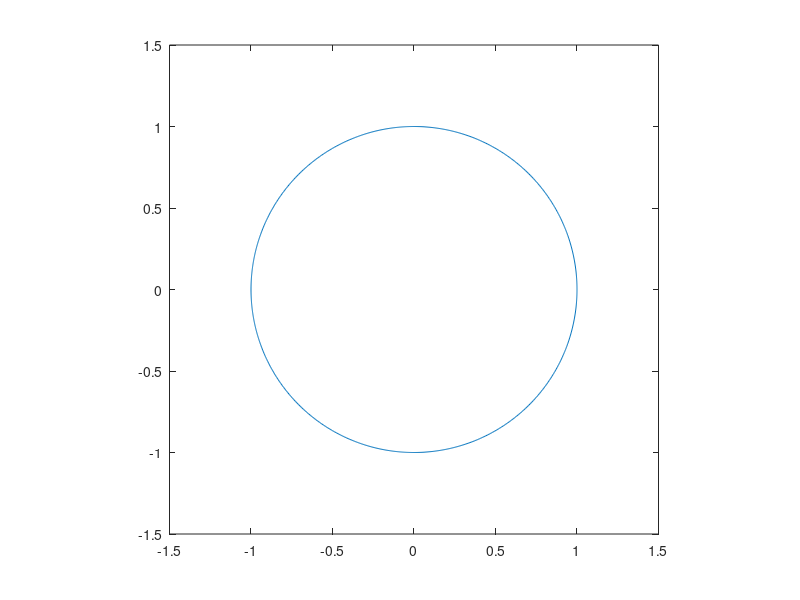

Reproduce this figure in MATLAB. (Note: this script raises an error after producing the figure.)
% %Question 1
% close all;
% clear all;
% clc;
% load('AF_sync.dat');
% ord2=[];
% a=[];
% e=[];
% for k=1:(length(AF_sync)/250-1)
%     ord2=[ord2 AR_order(AF_sync(250*(k-1)+1:(250*(k+1))),50,0)];
%     [a1,e1]=arcov(AF_sync(250*(k-1)+1:(250*(k+1))),ord2(k));
%     a=[a a1];
%     e=[e,e1];
% end
% figure();
% subplot(4,1,1)
% plot(AF_sync)
% title('AF sync')
% subplot(4,1,2);
% plot(ord2);
% title('ordre');
% subplot(4,1,3);
% plot(a);
% title('a');
% subplot(4,1,4);
% plot(e/var(AF_sync));
% title('e/var(AF sync)'),
% figure();
% plot(AF_sync)
% Question 2
for k=10%1:length(ord2)
    t = linspace(0,2*pi,1000); 
    figure();
    plot(cos(t),sin(t)); 
    axis('square') 
    set(gca,'Xlim',[-1.5 1.5]); 
    set(gca,'Ylim',[-1.5 1.5]); 

    hold on;
    plot(roots(aryule(AF_sync,ord2(k))),'r*');
end